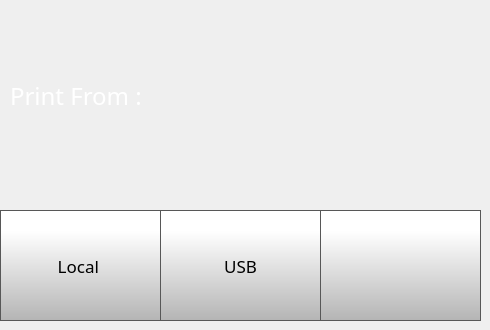
    <widget class="QWidget" name="printLocationPage">
     <widget class="QPushButton" name="fromUsbButton">
      <property name="geometry">
       <rect>
        <x>160</x>
        <y>210</y>
        <width>161</width>
        <height>111</height>
       </rect>
      </property>
      <property name="font">
       <font>
        <family>Gotham</family>
        <pointsize>13</pointsize>
       </font>
      </property>
      <property name="contextMenuPolicy">
       <enum>Qt::NoContextMenu</enum>
      </property>
      <property name="styleSheet">
       <string notr="true">QPushButton {
     border: 1px solid rgb(87, 87, 87);
	background-color: qlineargradient(spread:pad, x1:0, y1:1, x2:0, y2:0.188, stop:0 rgba(180, 180, 180, 255), stop:1 rgba(255, 255, 255, 255));



}

QPushButton:pressed {
    background-color: qlineargradient(x1: 0, y1: 0, x2: 0, y2: 1,
                                      stop: 0 #dadbde, stop: 1 #f6f7fa);
}

QPushButton:flat {
    border: none; /* no border for a flat push button */
}

QPushButton:default {
    border-color: navy; /* make the default button prominent */
}</string>
      </property>
      <property name="text">
       <string>USB</string>
      </property>
      <property name="icon">
       <iconset>
        <normaloff>templates/img/usb.png</normaloff>templates/img/usb.png</iconset>
      </property>
      <property name="iconSize">
       <size>
        <width>40</width>
        <height>40</height>
       </size>
      </property>
     </widget>
     <widget class="QLabel" name="printFromLabel">
      <property name="geometry">
       <rect>
        <x>10</x>
        <y>80</y>
        <width>231</width>
        <height>31</height>
       </rect>
      </property>
      <property name="font">
       <font>
        <family>Gotham</family>
        <pointsize>18</pointsize>
        <weight>50</weight>
        <bold>false</bold>
       </font>
      </property>
      <property name="contextMenuPolicy">
       <enum>Qt::NoContextMenu</enum>
      </property>
      <property name="styleSheet">
       <string notr="true">color: rgb(255, 255, 255);</string>
      </property>
      <property name="text">
       <string>Print From :</string>
      </property>
     </widget>
     <widget class="QPushButton" name="printLocationScreenBackButton">
      <property name="geometry">
       <rect>
        <x>320</x>
        <y>210</y>
        <width>161</width>
        <height>111</height>
       </rect>
      </property>
      <property name="minimumSize">
       <size>
        <width>0</width>
        <height>0</height>
       </size>
      </property>
      <property name="font">
       <font>
        <family>Gotham Light</family>
        <pointsize>9</pointsize>
       </font>
      </property>
      <property name="contextMenuPolicy">
       <enum>Qt::NoContextMenu</enum>
      </property>
      <property name="styleSheet">
       <string notr="true">QPushButton {
     border: 1px solid rgb(87, 87, 87);
	background-color: qlineargradient(spread:pad, x1:0, y1:1, x2:0, y2:0.188, stop:0 rgba(180, 180, 180, 255), stop:1 rgba(255, 255, 255, 255));


}

QPushButton:pressed {
    background-color: qlineargradient(x1: 0, y1: 0, x2: 0, y2: 1,
                                      stop: 0 #dadbde, stop: 1 #f6f7fa);
}

QPushButton:flat {
    border: none; /* no border for a flat push button */
}

QPushButton:default {
    border-color: navy; /* make the default button prominent */
}</string>
      </property>
      <property name="text">
       <string/>
      </property>
      <property name="icon">
       <iconset>
        <normaloff>templates/img/arrows-4.png</normaloff>templates/img/arrows-4.png</iconset>
      </property>
      <property name="iconSize">
       <size>
        <width>50</width>
        <height>50</height>
       </size>
      </property>
      <property name="checkable">
       <bool>false</bool>
      </property>
      <property name="autoDefault">
       <bool>false</bool>
      </property>
      <property name="default">
       <bool>false</bool>
      </property>
      <property name="flat">
       <bool>false</bool>
      </property>
     </widget>
     <widget class="QPushButton" name="fromLocalButton">
      <property name="geometry">
       <rect>
        <x>0</x>
        <y>210</y>
        <width>161</width>
        <height>111</height>
       </rect>
      </property>
      <property name="font">
       <font>
        <family>Gotham</family>
        <pointsize>13</pointsize>
       </font>
      </property>
      <property name="contextMenuPolicy">
       <enum>Qt::NoContextMenu</enum>
      </property>
      <property name="styleSheet">
       <string notr="true">QPushButton {
     border: 1px solid rgb(87, 87, 87);
	background-color: qlineargradient(spread:pad, x1:0, y1:1, x2:0, y2:0.188, stop:0 rgba(180, 180, 180, 255), stop:1 rgba(255, 255, 255, 255));



}

QPushButton:pressed {
    background-color: qlineargradient(x1: 0, y1: 0, x2: 0, y2: 1,
                                      stop: 0 #dadbde, stop: 1 #f6f7fa);
}

QPushButton:flat {
    border: none; /* no border for a flat push button */
}

QPushButton:default {
    border-color: navy; /* make the default button prominent */
}</string>
      </property>
      <property name="text">
       <string>Local </string>
      </property>
      <property name="icon">
       <iconset>
        <normaloff>templates/img/folder.png</normaloff>templates/img/folder.png</iconset>
      </property>
      <property name="iconSize">
       <size>
        <width>40</width>
        <height>40</height>
       </size>
      </property>
     </widget>
    </widget>
